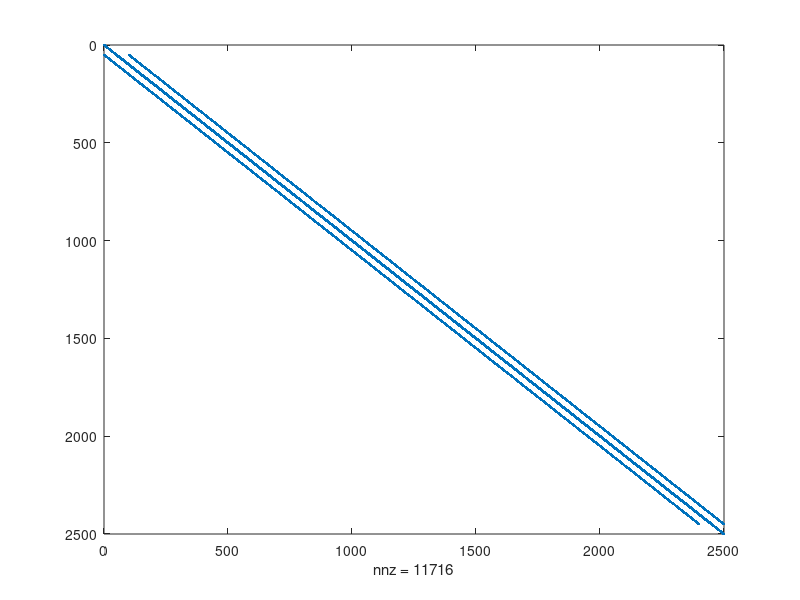
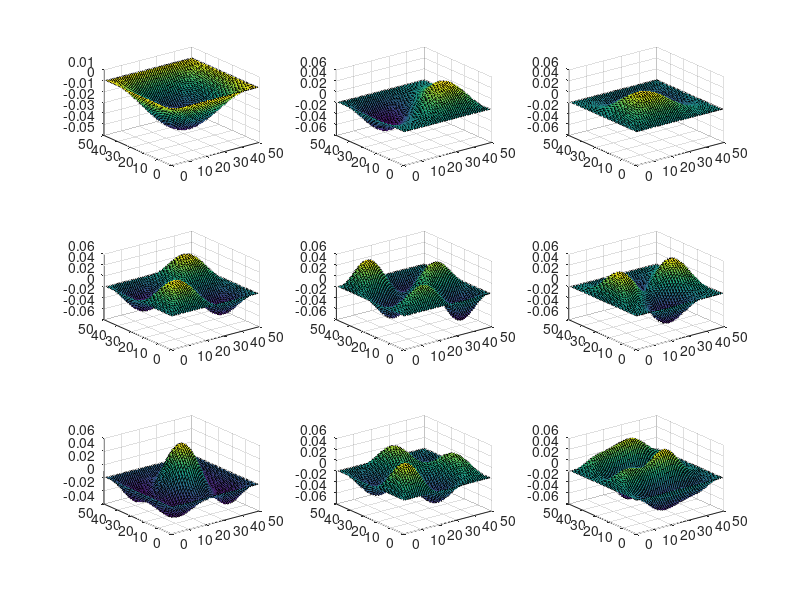

Recreate these plots in MATLAB, in order.
close all
clear

nx = 50;
ny = nx;
G = sparse(nx*ny);
for i = 1:nx
    for j = 1:ny
        n = j + (i-1)*ny;
        
        if i == 1 || i == nx ||j == 1 || j == ny
            G(n, :) = 0;
            G(n, n) = 1;
        else
            G(n, n) = -4;
            G(n, n+1) = 1;
            G(n, n-1) = 1;
            G(n, n+ny) = 1;
            G(n, n-ny) = 1;
        end
    end
end

figure(1) 
spy(G)
[E, D] = eigs(G, 9, 'SM');

figure(2)
X = zeros(nx, ny, 9);
for o = 1:9
    X(:, :, o) = reshape(E(:, o), nx, ny);
    subplot(3, 3, o)
    surf(X(:, :, o))
end